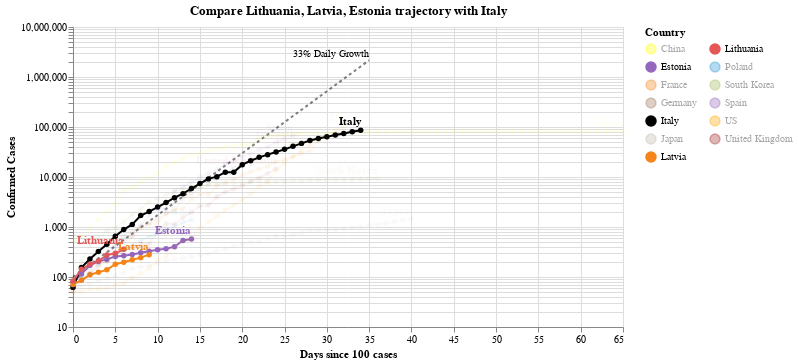

Source (notebook cell):
### Code cell
#hide_input
chart3 = make_since_chart(['Lithuania', 'Latvia', 'Estonia'])
chart3

### Figure 1 — Vega-Lite specification as saved in the notebook (floating-point values rounded to 4 significant figures; data arrays with more than 128 entries replaced by an {"elided": "..."} marker saying what was removed)
{"config": {"view": {"continuousWidth": 400, "continuousHeight": 300}}, "layer": [{"mark": {"type": "line", "color": "black", "opacity": 0.5, "strokeDash": [3, 3]}, "encoding": {"x": {"type": "quantitative", "field": "Days since 100 cases"}, "y": {"type": "quantitative", "field": "Confirmed Cases"}}}, {"mark": {"type": "text", "align": "right", "dy": -6, "fontSize": 10, "text": "33% Daily Growth"}, "encoding": {"x": {"type": "quantitative", "field": "Days since 100 cases"}, "y": {"type": "quantitative", "field": "Confirmed Cases"}}, "transform": [{"filter": "(datum['Days since 100 cases'] >= 35)"}]}, {"data": {"name": "data-b4eb8b8d9c188949bb45cbe6c8a4ffd4"}, "mark": {"type": "line", "point": true}, "encoding": {"color": {"type": "nominal", "field": "Country", "legend": {"columns": 2}, "scale": {"domain": ["China", "Estonia", "France", "Germany", "Italy", "Japan", "Latvia", "Lithuania", "Poland", "South Korea", "Spain", "US", "United Kingdom"], "range": ["yellow", "#9467bd", "#F58518", "#9D755D", "black", "#C1B7AD", "#F58518", "#E45756", "#2495D3", "#A1BA59", "#9467bd", "orange", "brown"]}}, "opacity": {"condition": {"value": 1, "selection": "selector002"}, "value": 0.05}, "tooltip": [{"type": "nominal", "field": "Country"}, {"type": "temporal", "field": "Date"}, {"type": "quantitative", "field": "Confirmed Cases"}, {"type": "quantitative", "field": "Days since 100 cases"}], "x": {"type": "quantitative", "field": "Days since 100 cases"}, "y": {"type": "quantitative", "field": "Confirmed Cases", "scale": {"type": "log"}}}, "selection": {"selector002": {"type": "multi", "fields": ["Country"], "bind": "legend", "init": [{"Country": "Lithuania"}, {"Country": "Latvia"}, {"Country": "Estonia"}, {"Country": "Italy"}]}}, "width": 550}, {"data": {"name": "data-b4eb8b8d9c188949bb45cbe6c8a4ffd4"}, "mark": {"type": "text", "align": "right", "dy": -8, "fontWeight": "bold"}, "encoding": {"color": {"type": "nominal", "field": "Country", "legend": {"columns": 2}, "scale": {"domain": ["China", "Estonia", "France", "Germany", "Italy", "Japan", "Latvia", "Lithuania", "Poland", "South Korea", "Spain", "US", "United Kingdom"], "range": ["yellow", "#9467bd", "#F58518", "#9D755D", "black", "#C1B7AD", "#F58518", "#E45756", "#2495D3", "#A1BA59", "#9467bd", "orange", "brown"]}}, "opacity": {"condition": {"value": 1, "selection": "selector002"}, "value": 0.05}, "text": {"type": "nominal", "field": "Country"}, "tooltip": [{"type": "nominal", "field": "Country"}, {"type": "temporal", "field": "Date"}, {"type": "quantitative", "field": "Confirmed Cases"}, {"type": "quantitative", "field": "Days since 100 cases"}], "x": {"type": "quantitative", "field": "Days since 100 cases"}, "y": {"type": "quantitative", "field": "Confirmed Cases", "scale": {"type": "log"}}}, "transform": [{"filter": "(datum['Date'] >= 1585267200000)"}], "width": 550}], "data": {"name": "data-c1a3bbf4dd040f2e7e8e7a69520e3c2a"}, "title": "Compare Lithuania, Latvia, Estonia trajectory with Italy", "$schema": "https://vega.github.io/schema/vega-lite/v4.0.2.json", "datasets": {"data-c1a3bbf4dd040f2e7e8e7a69520e3c2a": [{"Days since 100 cases": 0, "Confirmed Cases": 100.0}, {"Days since 100 cases": 1, "Confirmed Cases": 133.0}, {"Days since 100 cases": 2, "Confirmed Cases": 176.9}, {"Days since 100 cases": 3, "Confirmed Cases": 235.3}, {"Days since 100 cases": 4, "Confirmed Cases": 312.9}, {"Days since 100 cases": 5, "Confirmed Cases": 416.2}, {"Days since 100 cases": 6, "Confirmed Cases": 553.5}, {"Days since 100 cases": 7, "Confirmed Cases": 736.1}, {"Days since 100 cases": 8, "Confirmed Cases": 979.1}, {"Days since 100 cases": 9, "Confirmed Cases": 1302.0}, {"Days since 100 cases": 10, "Confirmed Cases": 1732.0}, {"Days since 100 cases": 11, "Confirmed Cases": 2303.0}, {"Days since 100 cases": 12, "Confirmed Cases": 3064.0}, {"Days since 100 cases": 13, "Confirmed Cases": 4074.0}, {"Days since 100 cases": 14, "Confirmed Cases": 5419.0}, {"Days since 100 cases": 15, "Confirmed Cases": 7207.0}, {"Days since 100 cases": 16, "Confirmed Cases": 9586.0}, {"Days since 100 cases": 17, "Confirmed Cases": 12750.0}, {"Days since 100 cases": 18, "Confirmed Cases": 16960.0}, {"Days since 100 cases": 19, "Confirmed Cases": 22550.0}, {"Days since 100 cases": 20, "Confirmed Cases": 29990.0}, {"Days since 100 cases": 21, "Confirmed Cases": 39890.0}, {"Days since 100 cases": 22, "Confirmed Cases": 53060.0}, {"Days since 100 cases": 23, "Confirmed Cases": 70560.0}, {"Days since 100 cases": 24, "Confirmed Cases": 93850.0}, {"Days since 100 cases": 25, "Confirmed Cases": 124800.0}, {"Days since 100 cases": 26, "Confirmed Cases": 166000.0}, {"Days since 100 cases": 27, "Confirmed Cases": 220800.0}, {"Days since 100 cases": 28, "Confirmed Cases": 293700.0}, {"Days since 100 cases": 29, "Confirmed Cases": 390600.0}, {"Days since 100 cases": 30, "Confirmed Cases": 519500.0}, {"Days since 100 cases": 31, "Confirmed Cases": 690900.0}, {"Days since 100 cases": 32, "Confirmed Cases": 918900.0}, {"Days since 100 cases": 33, "Confirmed Cases": 1222000.0}, {"Days since 100 cases": 34, "Confirmed Cases": 1625000.0}, {"Days since 100 cases": 35, "Confirmed Cases": 2162000.0}], "data-b4eb8b8d9c188949bb45cbe6c8a4ffd4": {"elided": "368 records"}}}
